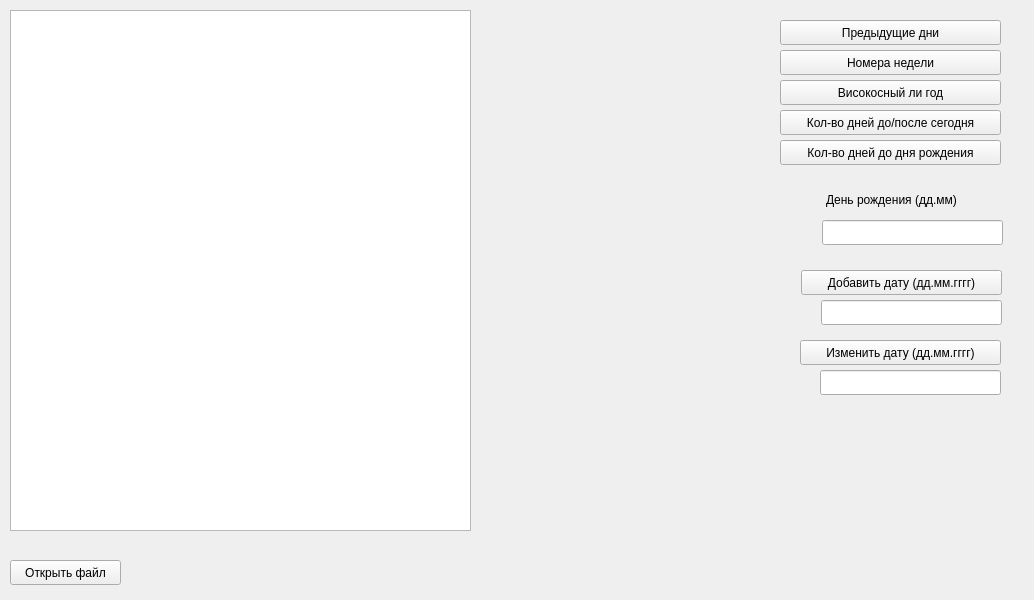
<?xml version="1.0" encoding="UTF-8"?>
<ui version="4.0">
 <class>Widget</class>
 <widget class="QWidget" name="Widget">
  <property name="geometry">
   <rect>
    <x>0</x>
    <y>0</y>
    <width>1034</width>
    <height>600</height>
   </rect>
  </property>
  <property name="windowTitle">
   <string>Widget</string>
  </property>
  <widget class="QPushButton" name="pushButton">
   <property name="geometry">
    <rect>
     <x>10</x>
     <y>560</y>
     <width>111</width>
     <height>25</height>
    </rect>
   </property>
   <property name="text">
    <string>Открыть файл</string>
   </property>
  </widget>
  <widget class="QLabel" name="label">
   <property name="geometry">
    <rect>
     <x>140</x>
     <y>562</y>
     <width>641</width>
     <height>21</height>
    </rect>
   </property>
   <property name="text">
    <string/>
   </property>
  </widget>
  <widget class="QTableView" name="tableView">
   <property name="geometry">
    <rect>
     <x>10</x>
     <y>10</y>
     <width>461</width>
     <height>521</height>
    </rect>
   </property>
  </widget>
  <widget class="QPushButton" name="pushButton_2">
   <property name="geometry">
    <rect>
     <x>780</x>
     <y>20</y>
     <width>221</width>
     <height>25</height>
    </rect>
   </property>
   <property name="text">
    <string>Предыдущие дни</string>
   </property>
  </widget>
  <widget class="QPushButton" name="pushButton_3">
   <property name="geometry">
    <rect>
     <x>780</x>
     <y>50</y>
     <width>221</width>
     <height>25</height>
    </rect>
   </property>
   <property name="text">
    <string>Номера недели</string>
   </property>
  </widget>
  <widget class="QPushButton" name="pushButton_4">
   <property name="geometry">
    <rect>
     <x>780</x>
     <y>80</y>
     <width>221</width>
     <height>25</height>
    </rect>
   </property>
   <property name="text">
    <string>Високосный ли год</string>
   </property>
  </widget>
  <widget class="QPushButton" name="pushButton_5">
   <property name="geometry">
    <rect>
     <x>780</x>
     <y>110</y>
     <width>221</width>
     <height>25</height>
    </rect>
   </property>
   <property name="text">
    <string>Кол-во дней до/после сегодня</string>
   </property>
  </widget>
  <widget class="QPushButton" name="pushButton_6">
   <property name="geometry">
    <rect>
     <x>780</x>
     <y>140</y>
     <width>221</width>
     <height>25</height>
    </rect>
   </property>
   <property name="text">
    <string>Кол-во дней до дня рождения</string>
   </property>
  </widget>
  <widget class="QLabel" name="label_2">
   <property name="geometry">
    <rect>
     <x>826</x>
     <y>190</y>
     <width>171</width>
     <height>20</height>
    </rect>
   </property>
   <property name="text">
    <string>День рождения (дд.мм)</string>
   </property>
  </widget>
  <widget class="QLineEdit" name="lineEdit">
   <property name="geometry">
    <rect>
     <x>822</x>
     <y>220</y>
     <width>181</width>
     <height>25</height>
    </rect>
   </property>
  </widget>
  <widget class="QLineEdit" name="lineEdit_2">
   <property name="geometry">
    <rect>
     <x>821</x>
     <y>300</y>
     <width>181</width>
     <height>25</height>
    </rect>
   </property>
  </widget>
  <widget class="QPushButton" name="pushButton_7">
   <property name="geometry">
    <rect>
     <x>801</x>
     <y>270</y>
     <width>201</width>
     <height>25</height>
    </rect>
   </property>
   <property name="text">
    <string>Добавить дату (дд.мм.гггг)</string>
   </property>
  </widget>
  <widget class="QLineEdit" name="lineEdit_3">
   <property name="geometry">
    <rect>
     <x>820</x>
     <y>370</y>
     <width>181</width>
     <height>25</height>
    </rect>
   </property>
  </widget>
  <widget class="QPushButton" name="pushButton_8">
   <property name="geometry">
    <rect>
     <x>800</x>
     <y>340</y>
     <width>201</width>
     <height>25</height>
    </rect>
   </property>
   <property name="text">
    <string>Изменить дату (дд.мм.гггг)</string>
   </property>
  </widget>
 </widget>
 <resources/>
 <connections/>
</ui>
